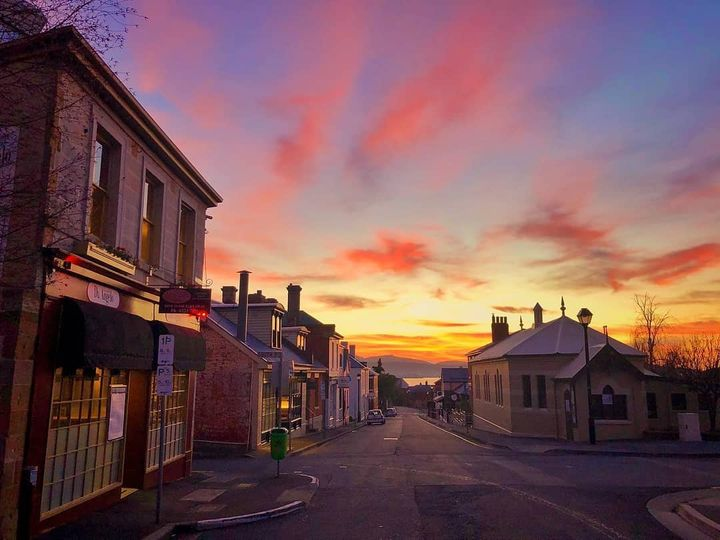
#> input picture scene.jpg, 720 x 540 px, found by its file name
$ python color_spaces.py
#> lines starting #> are read from the running program, lines starting #| are printed output that depends on the picture
import cv2

# program to conver the input image into different color spaces (GRAY, YUV, HSV)
img = cv2.imread("D:\projects\learningopencv\scene.jpg")
#> img is the input picture: shape (540, 720, 3); mean B, G, R 87.6, 84.3, 119.8
converted_img = cv2.cvtColor(img, cv2.COLOR_BGR2YUV)
#> converted_img: shape (540, 720, 3); mean of channels 0, 1, 2 95.3, 124.2, 149.5

cv2.imshow('Y_channel', converted_img[:,:, 0])
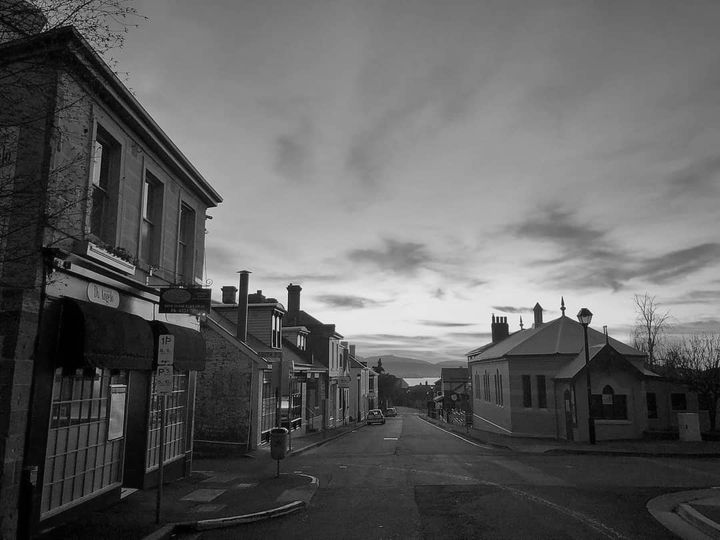
#> window 'Y_channel': shape (540, 720); min 0, max 248, mean 95.3
cv2.imshow('U_channel', converted_img[:,:, 1])
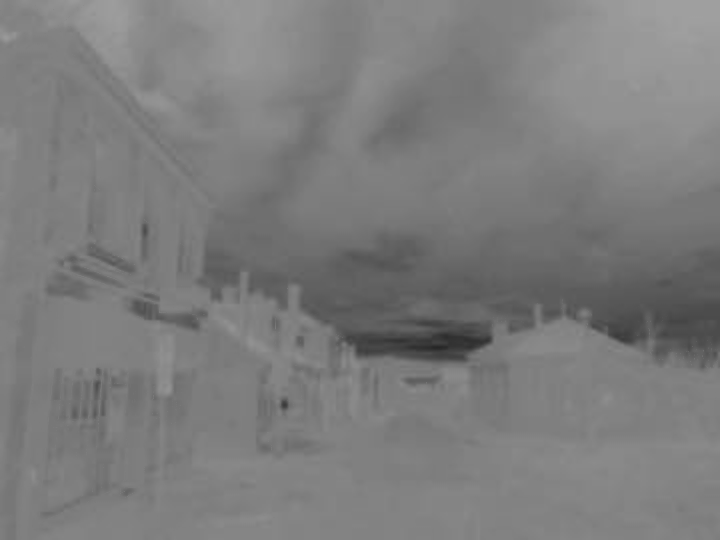
#> window 'U_channel': shape (540, 720); min 38, max 160, mean 124.2
cv2.imshow('V_channel', converted_img[:,:, 2])
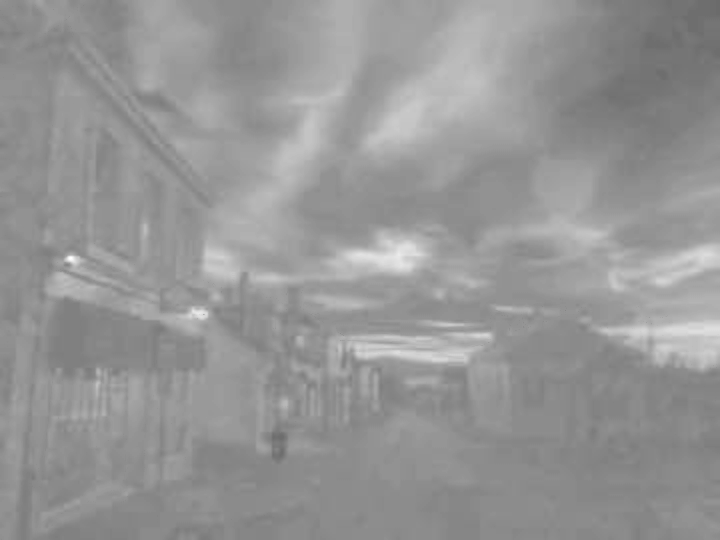
#> window 'V_channel': shape (540, 720); min 107, max 255, mean 149.5
cv2.imshow('YUV image', converted_img)
cv2.waitKey()
